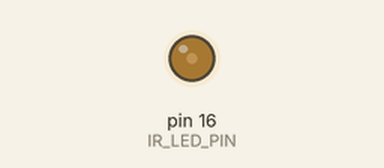
Recording of a sketch running on a simulated Arduino Uno, built with avr-gcc and run on an emulated ATmega328P. Parts: output pins drawn as LEDs (lit = HIGH).

Above: at 0.05 s.
At 9.25 s:
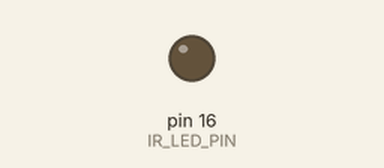
Timing chart, 0 to 12.1 s (numbered marks = the images above):
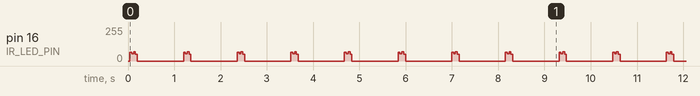

The sketch:

Fujitsu-Minisplit-Remote.ino
```cpp
#include <Arduino.h>

#define IR_LED_PIN 16

//IR Constants
#define FUJITSU_AC_HDR_MARK    3224U
#define FUJITSU_AC_HDR_SPACE   1574U
#define FUJITSU_AC_BIT_MARK    448U
#define FUJITSU_AC_ONE_SPACE   1182U
#define FUJITSU_AC_ZERO_SPACE  367U
#define FUJITSU_AC_TRL_MARK    448U
#define FUJITSU_AC_TRL_SPACE   8100U

//Fujitsu Remote Constants
#define FUJITSU_AC_STATE_LENGTH      16
#define FUJITSU_AC_STATE_LENGTH_SHORT 7

const uint32_t CARRIER_FREQ = 38000;
const uint32_t CARRIER_PERIOD = 1000000 / CARRIER_FREQ; //micros

uint8_t remote_state[FUJITSU_AC_STATE_LENGTH];

String inputString;
uint8_t temp, onOffFlag, mode, swing, fanSpeed;
bool off = false;

//Basic IR Functions
void sendCarrier(uint32_t duration) {
  uint32_t cycles = duration / (CARRIER_PERIOD);
  for (uint32_t i = 0; i < cycles; i++) {
    digitalWrite(IR_LED_PIN, HIGH);
    delayMicroseconds(CARRIER_PERIOD / 2);
    digitalWrite(IR_LED_PIN, LOW);
    delayMicroseconds(CARRIER_PERIOD / 2);
  }
}
void mark(uint32_t duration) {
  sendCarrier(duration);
}
void space(uint32_t duration) {
  digitalWrite(IR_LED_PIN, LOW);
  delayMicroseconds(duration);
}
void sendByteLSBFirst(uint64_t data){
  for (uint16_t bit = 0; bit < 8; bit++, data >>= 1){
    if (data & 1) {
      mark(FUJITSU_AC_BIT_MARK);
      space(FUJITSU_AC_ONE_SPACE);
    } else {
      mark(FUJITSU_AC_BIT_MARK);
      space(FUJITSU_AC_ZERO_SPACE);
    }
  }
}

//Fujitsu Specific Functions
void sendFujitsuData(unsigned char data[], uint16_t numBytes){
  //Fujitsu header
  mark(FUJITSU_AC_HDR_MARK);
  space(FUJITSU_AC_HDR_SPACE);
  //Data
  for(uint16_t i = 0; i < numBytes; i++){
    sendByteLSBFirst(data[i]);
  }
  //Footer
  mark(FUJITSU_AC_TRL_MARK);
  space(FUJITSU_AC_TRL_SPACE);

}
uint8_t* getRawData() {
  remote_state[0] = 0x14;
  remote_state[1] = 0x63;
  remote_state[2] = 0x00;
  remote_state[3] = 0x10;
  remote_state[4] = 0x10;
  if(!off){
    remote_state[5] = 0xFE;
    remote_state[6] = 0x09;
    remote_state[7] = 0x30;
    remote_state[8] = (onOffFlag) | (temp << 4);
    remote_state[9] = mode | 0 << 4;  //We're not implementing the timer
    remote_state[10] = fanSpeed | swing << 4;
    remote_state[11] = 0;  //timer
    remote_state[12] = 0;  //timer
    remote_state[13] = 0;  //timer
    remote_state[14] = 0x20;

    uint8_t checksum = 0;
    for (uint8_t i = 7 ; i < 15; ++i) {
      checksum += remote_state[i];
    }
    remote_state[15] = 0 - checksum;
  }else{
    remote_state[5] = 0x02;
    remote_state[6] = ~remote_state[5];
  }
  return remote_state;
}


void setup() {
    pinMode(IR_LED_PIN, OUTPUT);
    digitalWrite(IR_LED_PIN, LOW);
}

void loop() {
  if (Serial.available()) {
    inputString = Serial.readStringUntil('\n');
    inputString.trim();

    if(inputString == "off"){
      Serial.println("off");
      off = true;
    }else{
      off = false;
      int commaIndex = inputString.indexOf(',');

      temp = inputString.substring(0, commaIndex).toInt();
      inputString = inputString.substring(commaIndex + 1);

      commaIndex = inputString.indexOf(',');
      onOffFlag = inputString.substring(0, commaIndex).toInt();
      inputString = inputString.substring(commaIndex + 1);

      commaIndex = inputString.indexOf(',');
      mode = inputString.substring(0, commaIndex).toInt();
      inputString = inputString.substring(commaIndex + 1);

      commaIndex = inputString.indexOf(',');
      swing = inputString.substring(0, commaIndex).toInt();
      inputString = inputString.substring(commaIndex + 1);

      fanSpeed = inputString.toInt();

      Serial.println("Received values:");
      Serial.print("temp: ");
      Serial.println(temp);
      Serial.print("onOffFlag: ");
      Serial.println(onOffFlag);
      Serial.print("Mode: ");
      Serial.println(mode);
      Serial.print("Swing: ");
      Serial.println(swing);
      Serial.print("Fan: ");
      Serial.println(fanSpeed);
    }

  }
  if(!off){
    sendFujitsuData(getRawData(), 16);
  }else{
    sendFujitsuData(getRawData(), 7);
  }
  delay(1000);

}
```

Measured:
- by itself, pin 16 (IR_LED_PIN): moves between 0/255 and 70/255, repeating every 9.3 s
